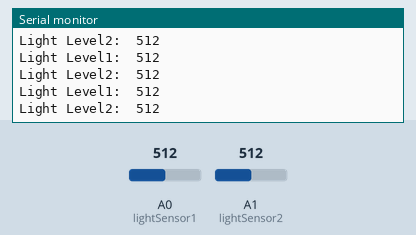
The sketch below on a simulated Arduino Uno, built with avr-gcc and run on an emulated ATmega328P. On the bench: the last lines printed to the serial monitor. The inputs (shaded band) are chosen by the test bench; at power-on: A0 (lightSensor1) = 512, A1 (lightSensor2) = 512.

Above: at 1.2 s.
1.3 s: A0 (lightSensor1) set to 90
At 2.03 s:
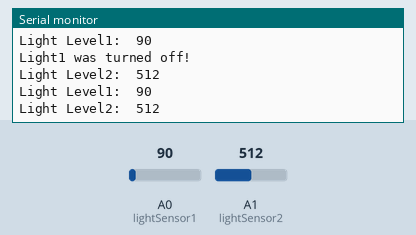
3.0 s: A1 (lightSensor2) set to 716
At 3.23 s:
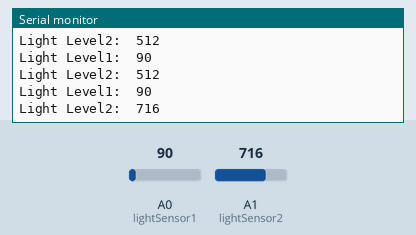
4.5 s: A0 (lightSensor1) set to 110
At 5.03 s:
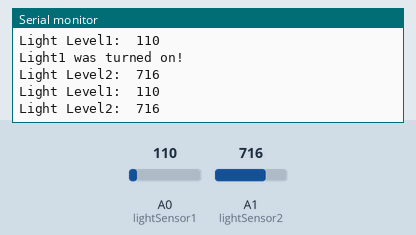
6.0 s: A1 (lightSensor2) set to 900
At 6.24 s:
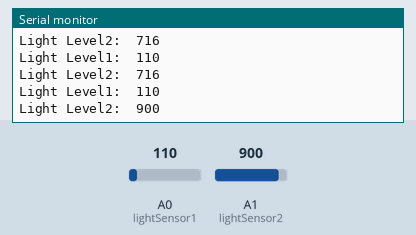
Timing chart, 0 to 8.5 s (numbered marks = the images above; inputs shaded):
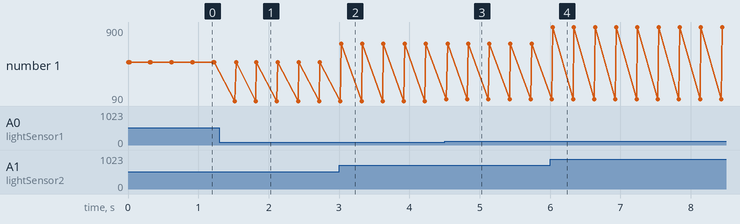

The sketch:

Light_Sensor.ino
```cpp
/*
MiddleSchoolOfEngineering

Light_Sensor

Greg Yenney

*/

const int lightSensor1 = 0;
const int lightSensor2 = 1;

int light_level1;
int light_on1;

int light_level2;
int light_on2;


void setup()
{
  pinMode(lightSensor1, INPUT);
  pinMode(lightSensor2, INPUT);
  Serial.begin(19200);
}


void loop()
{
  light_level1 = analogRead(lightSensor1);
  light_level2 = analogRead(lightSensor2);

  Serial.print("Light Level1:  ");
  Serial.print(light_level1);
  Serial.println();


  if (light_level1 > 100)
  {
      if (light_on1 == 0)
      {
          light_on1 = 1;
          Serial.println("Light1 was turned on!");
      }
  }
  else
  {
      if (light_on1 == 1)
      {
          light_on1 = 0;
          Serial.println("Light1 was turned off!");
      }
  }


  Serial.print("Light Level2:  ");
  Serial.print(light_level2);
  Serial.println();


  if (light_level2 > 100)
  {
      if (light_on2 == 0)
      {
          light_on2 = 1;
          Serial.println("Light was turned on!");
      }
  }
  else
  {
      if (light_on2 == 1)
      {
          light_on2 = 0;
          Serial.println("Light was turned off!");
      }
  }


  delay(300);

}
```

Measured:
- after the input at 1.3 s, the serial monitor: prints a new line after 0.21 s (image 1)
- after the input at 3.0 s, the serial monitor: prints a new line at once (image 2)
- after the input at 4.5 s, the serial monitor: prints a new line at once (image 3)
- after the input at 6.0 s, the serial monitor: prints a new line at once (image 4)
- plotted number 1: 512 → 716 after the input at 3.0 s, 716 → 900 after the input at 6.0 s
